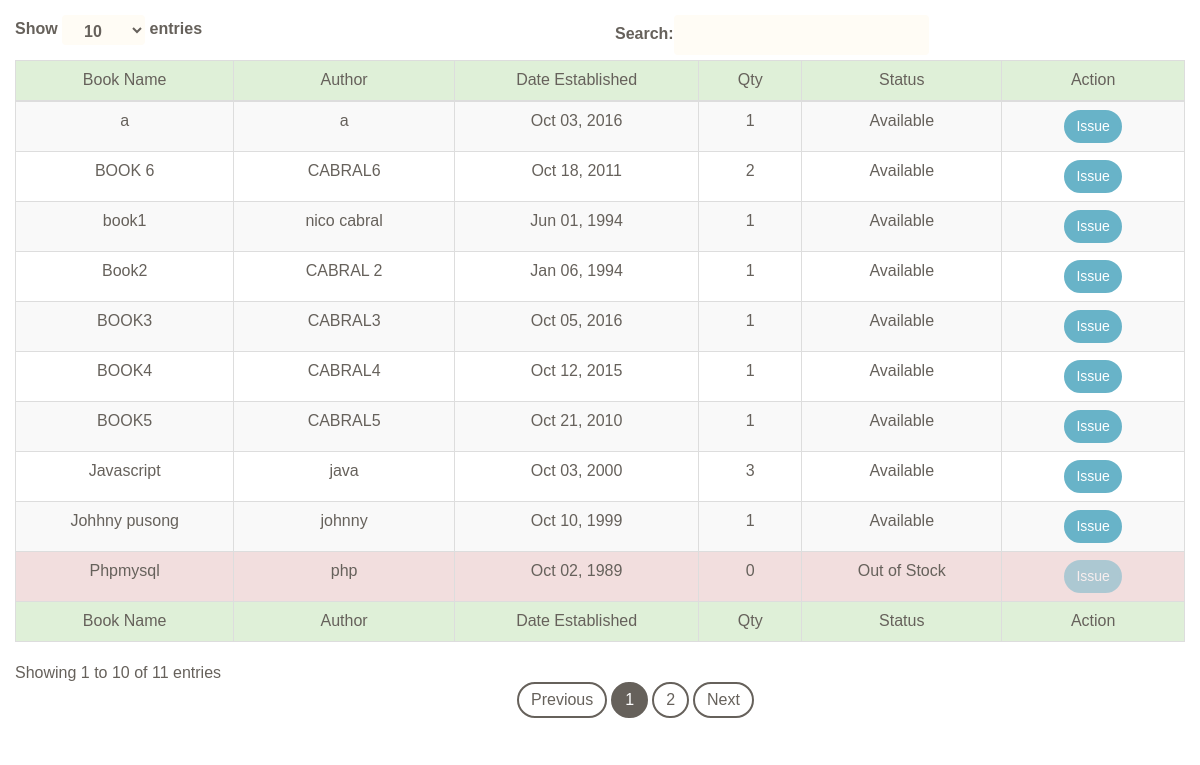
Page /isbtable.php on the committed database.
### tables this page shows
CREATE TABLE IF NOT EXISTS `books` (
  `id` int(11) NOT NULL AUTO_INCREMENT,
  `title` varchar(100) DEFAULT NULL,
  `author` varchar(100) DEFAULT NULL,
  `dateestab` date DEFAULT NULL,
  `qty` int(11) NOT NULL,
  `status` varchar(100) DEFAULT NULL,
  PRIMARY KEY (`id`)
);

### isbtable.php (the view, shortened to what this page needs)
    <link href="bootstrap3/css/bootstrap.css" rel="stylesheet" />
   <link href="assets/css/datatables.min" rel="stylesheet">
   <link href="assets/css/ct-paper.css" rel="stylesheet"/>
    <link href="assets/css/demo.css" rel="stylesheet" />
    <link href="assets/css/font_awesome.css" rel="stylesheet">
    <link href='assets/css/fonts_googleapis.css' rel='stylesheet' type='text/css'>
    <link href='assets/css/googleapis.css' rel='stylesheet' type='text/css'>
  <div class="panel-body">
  <?php include('includes/dbconn.php');
  $sql = mysql_query("SELECT * FROM books order by dateestab") or die (mysql_error());?>
	<table cellspacing="0" width="100%" id="example" class="table table-striped table-hover table-responsive">
    <thead>
    	<tr class="success">
        <td style="text-align:center;">Book Name</td>
        <td style="text-align:center;">Author</td>
        <td style="text-align:center;">Date Established</td>
        <td style="text-align:center;">Qty</td>
        <td style="text-align:center;">Status</td>
        <td style="text-align:center;">Action</td></tr>
    </thead>
    <tbody>
     <?php
	 $stat = '';
	 $class = '';
	 if(mysql_num_rows($sql)>0){
		while($row = mysql_fetch_assoc($sql)){
			if($row['qty']==0){
				$stat='disabled';
				$class = 'danger';
				}else {
					$stat = 'enabled';
					$class = '';}
			?>
    <tr style="cursor:pointer;" class="<?php echo $class;?>">
   	<td><center><?php echo $row['title'];?></center></td>
    <td><center><?php echo $row['author'];?></center></td>
    <td><center><?php
	$date = new DateTime($row['dateestab']);
	echo $date->format('M d, Y')?></center></td>
    <td><center><?php echo $row['qty'];?></center></td>
    <td><center><?php echo $row['status'];?></center></td>
    <td><center><a href="issuebook.php?id=<?php echo $row['id'];?>" <?php echo $stat;?> class="btn btn-fill btn-info btn-sm">Issue</a></center></td>
    </tr>
     <?php }}?>
    </tbody>
    <tfoot>
    	<tr class="success">
        <td style="text-align:center;">Book Name</td>
        <td style="text-align:center;">Author</td>
        <td style="text-align:center;">Date Established</td>
        <td style="text-align:center;">Qty</td>
        <td style="text-align:center;">Status</td>
        <td style="text-align:center;">Action</td></tr>
    </tfoot>
    </table>
</div>

### rows in the picture
books: title "Phpmysql", author "php", dateestab "Oct 02, 1989", qty "0", status "Out of Stock"
books: title "Book2", author "CABRAL 2", dateestab "Jan 06, 1994", qty "1", status "Available"
books: title "book1", author "nico cabral", dateestab "Jun 01, 1994", qty "1", status "Available"
books: title "Johhny pusong", author "johnny", dateestab "Oct 10, 1999", qty "1", status "Available"
books: title "Javascript", author "java", dateestab "Oct 03, 2000", qty "3", status "Available"
books: title "BOOK5", author "CABRAL5", dateestab "Oct 21, 2010", qty "1", status "Available"
books: title "BOOK 6", author "CABRAL6", dateestab "Oct 18, 2011", qty "2", status "Available"
books: title "BOOK4", author "CABRAL4", dateestab "Oct 12, 2015", qty "1", status "Available"
books: title "a", author "a", dateestab "Oct 03, 2016", qty "1", status "Available"
books: title "BOOK3", author "CABRAL3", dateestab "Oct 05, 2016", qty "1", status "Available"
